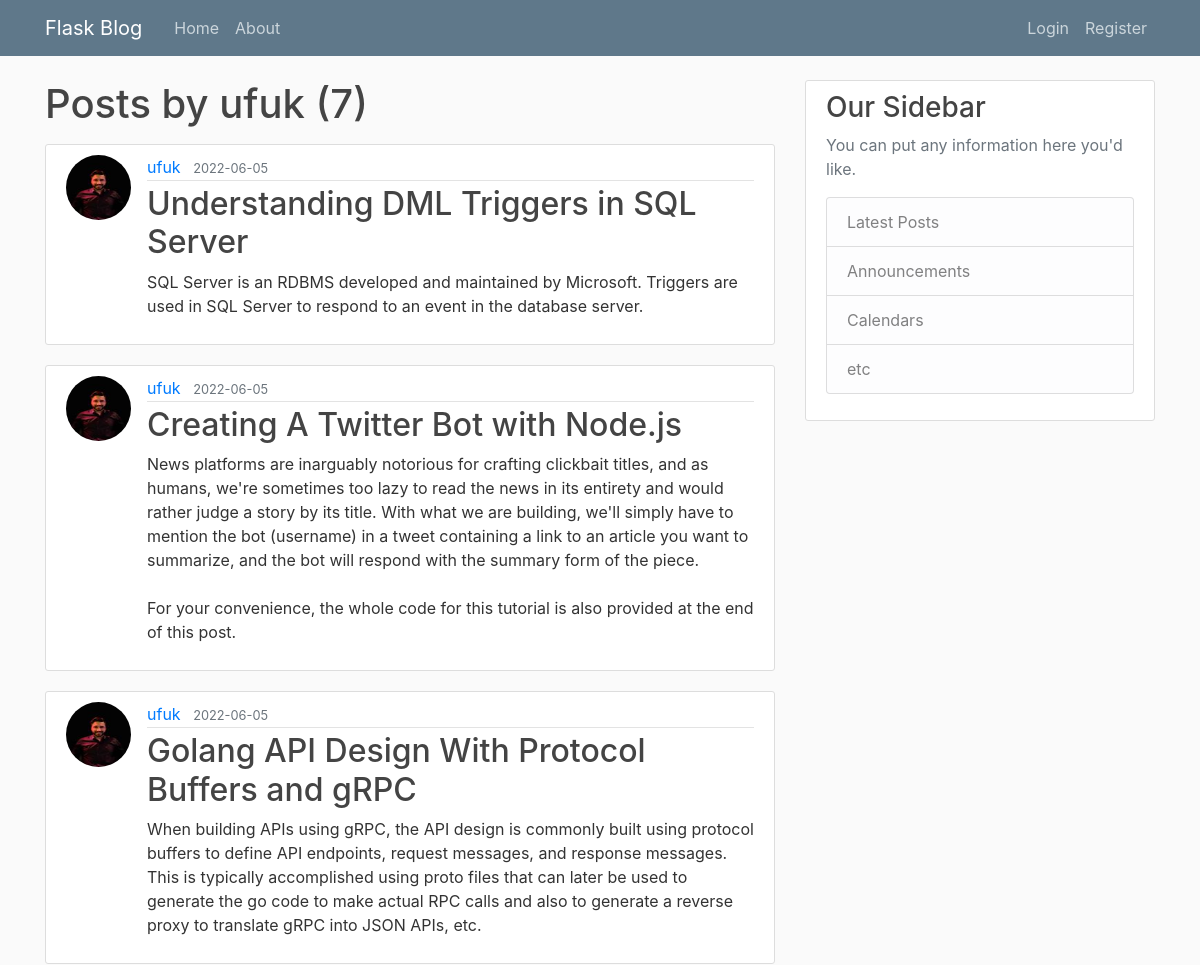
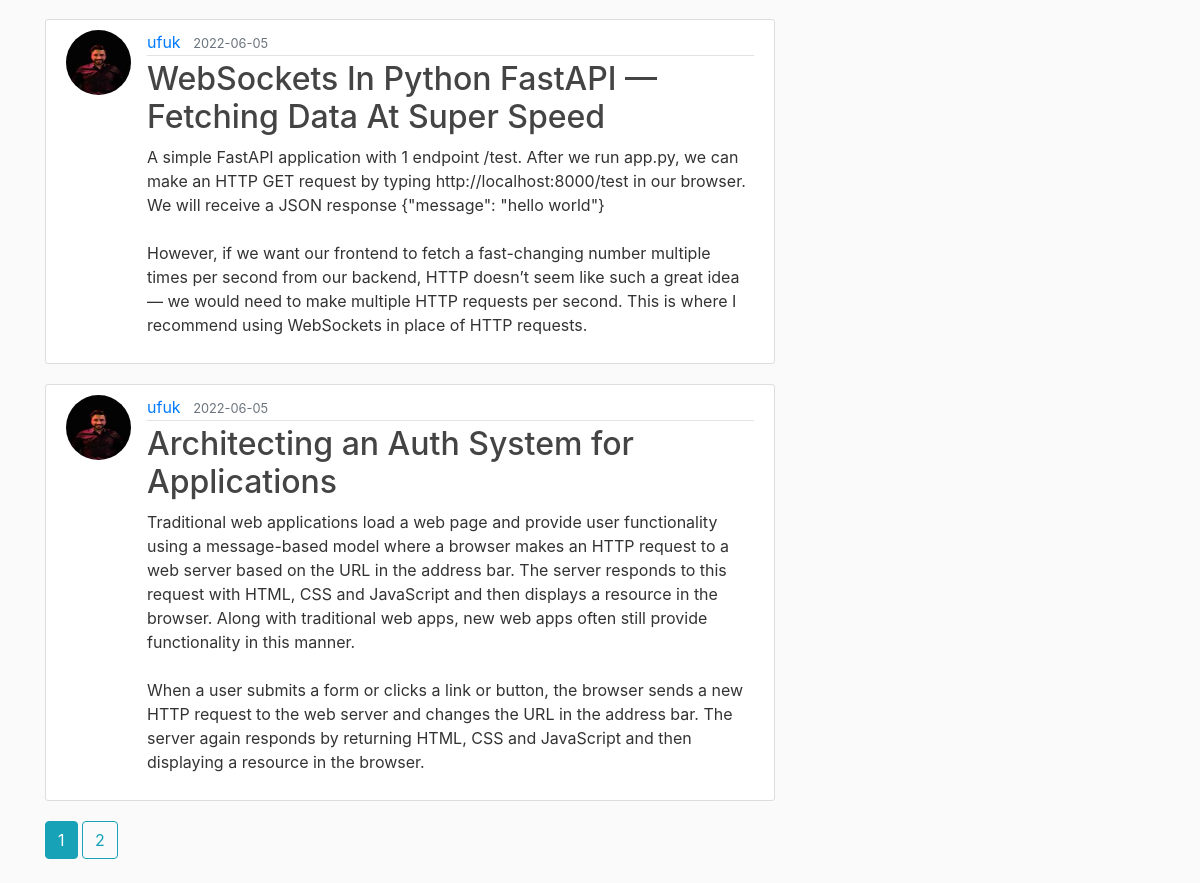
Page /user/ufuk on the committed database (2 pictures, top to bottom).
### flaskblog/models.py (models this page shows, shortened)
class User(db.Model, UserMixin):
    id = db.Column(db.Integer, primary_key=True)
    username = db.Column(db.String(20), unique=True, nullable=False)
    email = db.Column(db.String(120), unique=True, nullable=False)
    image_file = db.Column(db.String(20), nullable=False, default='default.jpg')
    password = db.Column(db.String(60), nullable=False)
    posts = db.relationship('Post', backref='author', lazy=True)

class Post(db.Model):
    id = db.Column(db.Integer, primary_key=True)
    title = db.Column(db.String(100), nullable=False)
    date_posted = db.Column(db.DateTime, nullable=False, default=datetime.utcnow)
    content = db.Column(db.Text, nullable=False)
    user_id = db.Column(db.Integer, db.ForeignKey('user.id'), nullable=False)

### flaskblog/routes.py (the view)
@app.route("/user/<string:username>")
def user_posts(username):
    page = request.args.get('page', 1, type=int)
    user = User.query.filter_by(username=username).first_or_404()
    posts = Post.query.filter_by(author=user)\
        .order_by(Post.date_posted.desc())\
        .paginate(page=page, per_page=5)
    return render_template('user_posts.html', posts=posts, user=user)

### flaskblog/templates/user_posts.html
{% extends "layout.html" %}
{% block content %}
    <h1 class="mb-3">Posts by {{ user.username }} ({{ posts.total }})</h1>
    {% for post in posts.items %}
        <article class="media content-section">
          <img class="rounded-circle article-img" src="{{ url_for('static', filename='profile_pics/' + post.author.image_file) }}">
          <div class="media-body">
            <div class="article-metadata">
              <a class="mr-2" href="{{ url_for('user_posts', username=post.author.username) }}">{{ post.author.username }}</a>
              <small class="text-muted">{{ post.date_posted.strftime('%Y-%m-%d') }}</small>
            </div>
            <h2><a class="article-title" href="{{ url_for('post', post_id=post.id) }}">{{ post.title }}</a></h2>
            <p class="article-content">{{ post.content }}</p>
          </div>
        </article>
    {% endfor %}
    {% for page_num in posts.iter_pages(left_edge=1, right_edge=1, left_current=1, right_current=2) %}
      {% if page_num %}
        {% if posts.page == page_num %}
          <a class="btn btn-info mb-4" href="{{ url_for('user_posts', username=user.username, page=page_num) }}">{{ page_num }}</a>
        {% else %}
          <a class="btn btn-outline-info mb-4" href="{{ url_for('user_posts', username=user.username, page=page_num) }}">{{ page_num }}</a>
        {% endif %}
      {% else %}
        ...
      {% endif %}
    {% endfor %}
{% endblock content %}

### flaskblog/templates/layout.html (shortened to what this page needs)
<!DOCTYPE html>
<html>
<head>
    <link rel="stylesheet" href="https://maxcdn.bootstrapcdn.com/bootstrap/4.0.0/css/bootstrap.min.css">
    <link rel="stylesheet" type="text/css" href="{{ url_for('static', filename='main.css') }}">
</head>
<body>
    <header class="site-header">
      <nav class="navbar navbar-expand-md navbar-dark bg-steel fixed-top">
        <div class="container">
          <a class="navbar-brand mr-4" href="/">Flask Blog</a>
          <div class="collapse navbar-collapse" id="navbarToggle">
            <div class="navbar-nav mr-auto">
              <a class="nav-item nav-link" href="{{ url_for('home') }}">Home</a>
              <a class="nav-item nav-link" href="{{ url_for('about') }}">About</a>
            </div>
            <div class="navbar-nav">
              {% if current_user.is_authenticated %}
                <a class="nav-item nav-link" href="{{ url_for('new_post') }}">New Post</a>
                <a class="nav-item nav-link" href="{{ url_for('account') }}">Account</a>
                <a class="nav-item nav-link" href="{{ url_for('logout') }}">Logout</a>
              {% else %}
                <a class="nav-item nav-link" href="{{ url_for('login') }}">Login</a>
                <a class="nav-item nav-link" href="{{ url_for('register') }}">Register</a>
              {% endif %}
            </div>
          </div>
        </div>
      </nav>
    </header>
    <main role="main" class="container">
      <div class="row">
        <div class="col-md-8">
          {% block content %}{% endblock %}
        </div>
        <div class="col-md-4">
          <div class="content-section">
            <h3>Our Sidebar</h3>
            <p class='text-muted'>You can put any information here you'd like.
              <ul class="list-group">
                <li class="list-group-item list-group-item-light">Latest Posts</li>
                <li class="list-group-item list-group-item-light">Announcements</li>
                <li class="list-group-item list-group-item-light">Calendars</li>
                <li class="list-group-item list-group-item-light">etc</li>
              </ul>
            </p>
          </div>
        </div>
      </div>
    </main>
</body>
</html>

### flaskblog/static/main.css (style rules this page uses)
body { background: #fafafa; color: #333333; margin-top: 5rem; }
h1, h2, h3, h4, h5, h6 { color: #444444; }
.bg-steel { background-color: #5f788a; }
.site-header .navbar-nav .nav-link { color: #cbd5db; }
.content-section { background: #ffffff; padding: 10px 20px; border: 1px solid #dddddd; border-radius: 3px; margin-bottom: 20px; }
.article-title { color: #444444; }
.article-content { white-space: pre-line; }
.article-img { height: 65px; width: 65px; margin-right: 16px; }
.article-metadata { padding-bottom: 1px; margin-bottom: 4px; border-bottom: 1px solid #e3e3e3 }

### rows in the picture
User: username "ufuk"
Post: image_file (picture), author.username "ufuk", date_posted "2022-06-05", title "Understanding DML Triggers in SQL Server", content "SQL Server is an RDBMS developed and maintained by Microsoft. Triggers are used in SQL Server to respond to an event in the database server."
Post: image_file (picture), author.username "ufuk", date_posted "2022-06-05", title "Creating A Twitter Bot with Node.js", content "News platforms are inarguably notorious for crafting clickbait titles, and as humans, we're sometimes too lazy to read the news in its entirety and would rather judge a story by its title. With what we are building, we'll simply have to mention the bot (username) in a tweet containing a link to an article you want to summarize, and the bot will respond with the summary form of the piece. For your convenience, the whole code for this tutorial is also provided at the end of this post."
Post: image_file (picture), author.username "ufuk", date_posted "2022-06-05", title "Golang API Design With Protocol Buffers and gRPC", content "When building APIs using gRPC, the API design is commonly built using protocol buffers to define API endpoints, request messages, and response messages. This is typically accomplished using proto files that can later be used to generate the go code to make actual RPC calls and also to generate a reverse proxy to translate gRPC into JSON APIs, etc."
Post: image_file (picture), author.username "ufuk", date_posted "2022-06-05", title "WebSockets In Python FastAPI — Fetching Data At Super Speed", content "A simple FastAPI application with 1 endpoint /test. After we run app.py, we can make an HTTP GET request by typing http://localhost:8000/test in our browser. We will receive a JSON response {\"message\": \"hello world\"} However, if we want our frontend to fetch a fast-changing number multiple times per second from our backend, HTTP doesn’t seem like such a great idea — we would need to make multiple HTTP requests per second. This is where I recommend using WebSockets in place of HTTP requests."
Post: image_file (picture), author.username "ufuk", date_posted "2022-06-05", title "Architecting an Auth System for Applications", content "Traditional web applications load a web page and provide user functionality using a message-based model where a browser makes an HTTP request to a web server based on the URL in the address bar. The server responds to this request with HTML, CSS and JavaScript and then displays a resource in the browser. Along with traditional web apps, new web apps often still provide functionality in this manner. When a user submits a form or clicks a link or button, the browser sends a new HTTP request to the web server and changes the URL in the address bar. The server again responds by returning HTML, CSS and JavaScript and then displaying a resource in the browser."

### other values in the picture
{{ posts.total }} "7"
{{ page_num }} "1"
{{ page_num }} "2"
